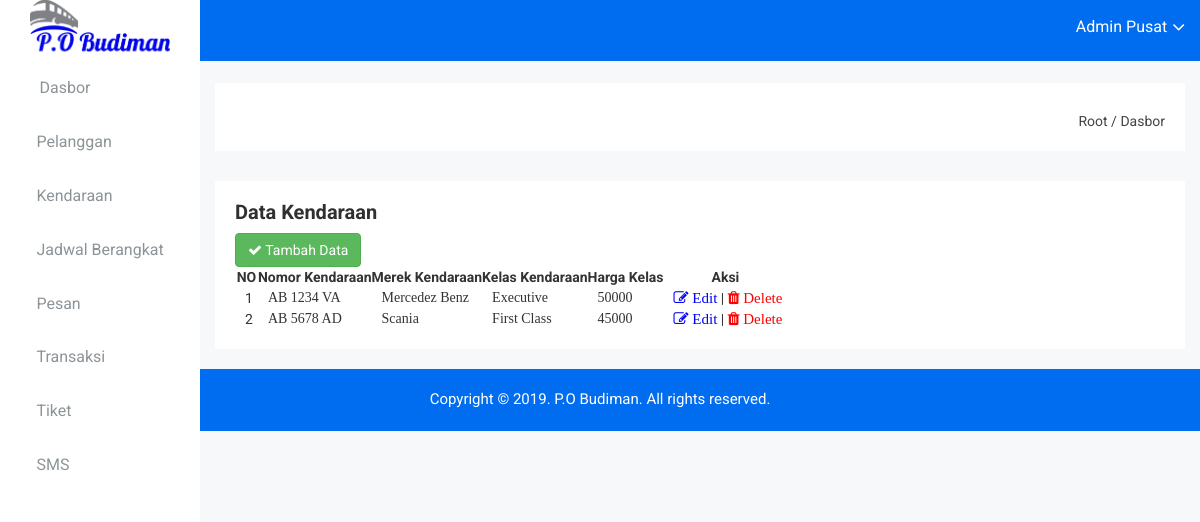
The app's page /dashboard/index.php?act=data_kendaraan (signed in) with its own data.
### tables this page shows
CREATE TABLE IF NOT EXISTS `kendaraan` (
  `id_kendaraan` int(11) NOT NULL AUTO_INCREMENT,
  `nomor_kendaraan` varchar(100) NOT NULL,
  `merek_kendaraan` varchar(50) NOT NULL,
  `kelas_kendaraan` varchar(50) NOT NULL,
  `harga_kelas` varchar(50) NOT NULL,
  PRIMARY KEY (`id_kendaraan`)
);

### dashboard/pages/kendaraan/data_kendaraan.php (the view, shortened to what this page needs)
<?php
include "config.php";
$query = mysqli_query($connection, "select * from kendaraan");
?>
<div class="data-table-area mg-b-15">
    <div class="container-fluid">
        <div class="row">
            <div class="col-lg-12 col-md-12 col-sm-12 col-xs-12">
                <div class="sparkline13-list">
                    <div class="sparkline13-hd">
                        <div class="main-sparkline13-hd">
                            <h1>Data Kendaraan</h1>
                            <a href="?act=tambah_kendaraan" type="button" class="btn btn-custon-rounded-three btn-success"><i class="fa fa-check edu-checked-pro" aria-hidden="true"></i> Tambah Data  </a>
                        </div>
                    </div>
                    <div class="sparkline13-graph">
                        <div class="datatable-dashv1-list custom-datatable-overright">
                            <table id="table" data-toggle="table"
                                              data-pagination="true"
                                              data-search="true"
                                              data-show-columns="true"
                                              data-show-pagination-switch="true"
                                              data-show-refresh="true"
                                              data-key-events="true"
                                              data-show-toggle="true"
                                              data-resizable="true"
                                              data-cookie="true"
                                              data-cookie-id-table="saveId"
                                              data-show-export="true"
                                              data-click-to-select="true"
                                              data-toolbar="#toolbar">
                                <thead>
                                    <tr>
                                        <th data-field="no">NO</th>
                                        <th data-field="nomor_kendaraan">Nomor Kendaraan</th>
                                        <th data-field="merek_kendaraan">Merek Kendaraan</th>
                                        <th data-field="kelas_kendaraan">Kelas Kendaraan</th>
                                        <th data-field="harga_kelas">Harga Kelas</th>
                                        <th data-field="aksi">Aksi</th>
                                    </tr>
                                </thead>
                                <tbody>
                                <?php if (mysqli_num_rows($query) > 0) { ?>
                                    <?php
                                    $no = 1;
                                    while ($data = mysqli_fetch_array($query)) {
                                        ?>
                                    <tr>
                                        <td><?php echo $no ?></td>
                                        <td><font face="trebuchet MS"><?php echo $data["nomor_kendaraan"]; ?></font></td>
                                        <td><font face="trebuchet MS"><?php echo $data["merek_kendaraan"]; ?></font></td>
                                        <td><font face="trebuchet MS"><?php echo $data["kelas_kendaraan"]; ?></font></td>
                                        <td><font face="trebuchet MS"><?php echo $data["harga_kelas"]; ?></font></td>
                                        <td>
                                        <a href="?act=edit_kendaraan&id_kendaraan=<?php echo $data['id_kendaraan']; ?>" ><i class="fa fa-edit edu-checked-pro" aria-hidden="true" style="color: blue; font-size: 15px"> Edit </i></a> |
                                        <a href="pages/kendaraan/hapus_kendaraan.php?id_kendaraan=<?php echo $data['id_kendaraan']; ?>" onClick="return confirm('Apakah anda yakin untuk menghapus data ini?');"  ><i class="fa fa-trash edu-checked-pro" aria-hidden="true" style="color: red; font-size: 15px"> Delete </i></a>
                                        </td>
                                    </tr>
                                            <?php
                                            $no++;
                                        }
                                    }
                                    ?>
                                </tbody>
                            </table>
                        </div>
                    </div>
                </div>
            </div>
        </div>
    </div>
</div>

### dashboard/css/main.css (style rules this page uses)
html { color: #222; font-size: 1em; line-height: 1.4; }

### dashboard/pages/kendaraan/data_kendaraan.php (style rules this page uses)
thead, th { text-align: center; }

### records on screen
kendaraan: nomor_kendaraan "AB 1234 VA", merek_kendaraan "Mercedez Benz", kelas_kendaraan "Executive", harga_kelas "50000"
kendaraan: nomor_kendaraan "AB 5678 AD", merek_kendaraan "Scania", kelas_kendaraan "First Class", harga_kelas "45000"

### other values on screen
$_SESSION['nama_admin'] "Admin Pusat"
